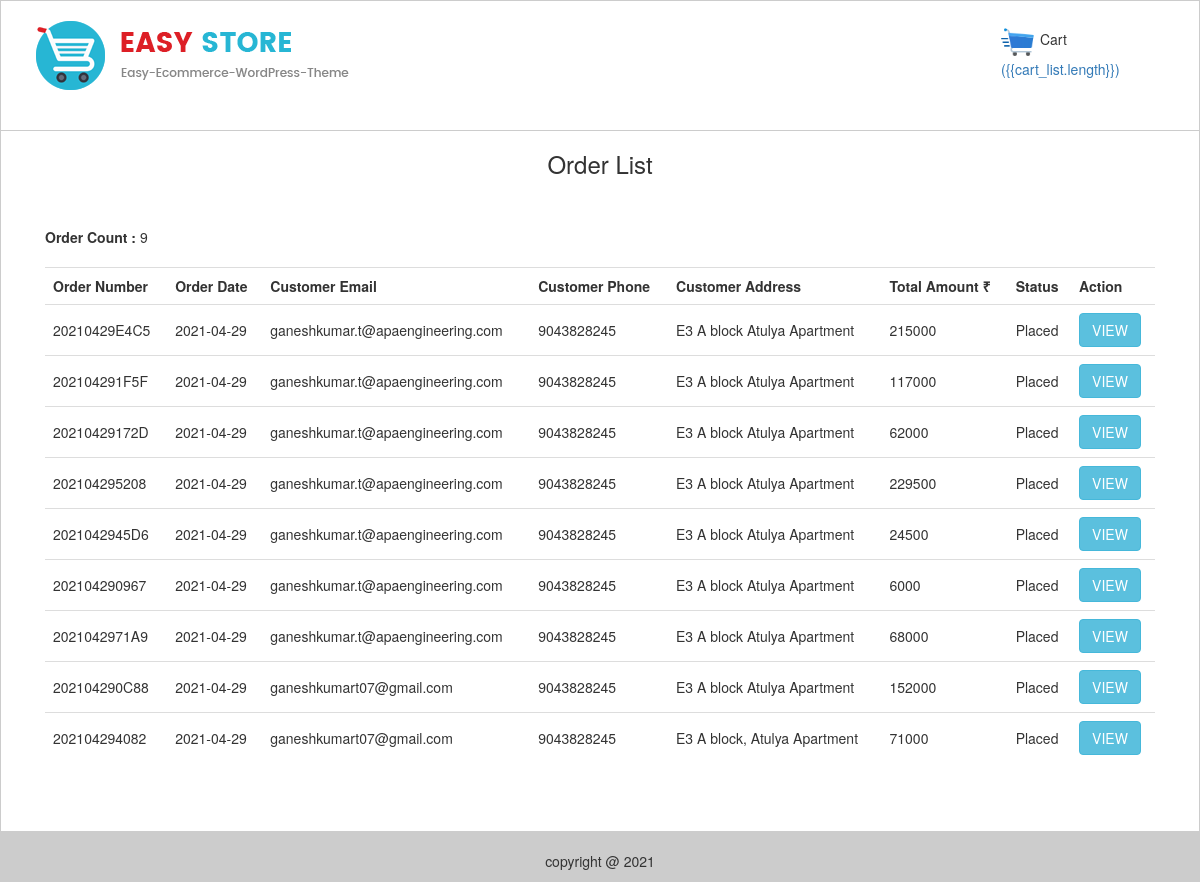
The app's page /ProductDetails/order_list with its own data.
### tables this page shows
CREATE TABLE `order_details` (
  `id` int(11) NOT NULL AUTO_INCREMENT,
  `order_number` varchar(15) DEFAULT NULL,
  `email` varchar(100) DEFAULT NULL,
  `sessionid` varchar(100) DEFAULT NULL,
  `phone` varchar(15) DEFAULT NULL,
  `status` varchar(15) DEFAULT NULL,
  `totalPrice` varchar(45) DEFAULT NULL,
  `userid` int(11) DEFAULT NULL,
  `address` varchar(300) DEFAULT NULL,
  PRIMARY KEY (`id`)
);

CREATE TABLE `customer_details` (
  `id` int(11) NOT NULL AUTO_INCREMENT,
  `name` varchar(65) DEFAULT NULL,
  `email` varchar(100) DEFAULT NULL,
  `phone` varchar(15) DEFAULT NULL,
  `address` varchar(300) DEFAULT NULL,
  `created_date` date DEFAULT NULL,
  PRIMARY KEY (`id`)
);

### application/controllers/ProductDetails.php (called while the page is built, shortened)
<?php
class ProductDetails extends CI_Controller {
	public function __construct(){
		$this->load->model('ProductDetails_Model');
	}
	public function order_list(){
		$data['get_order_details']=$this->ProductDetails_Model->get_order_details();
		$this->load->view('order_list_view',$data);
	}
}

### index.php (called while the page is built, shortened)
<?php
require_once BASEPATH.'core/CodeIgniter.php';

### application/models/ProductDetails_Model.php (called while the page is built, shortened)
<?php
class ProductDetails_Model extends CI_Model
{
	public function get_order_details(){
		$order_details=$this->db->from('order_details A')->join('customer_details B','A.userid=B.id','inner')->get()->result_array();
		return $order_details;
	}
}
?>

### application/views/order_list_view.php (the view, shortened to what this page needs)
<!DOCTYPE html>
<html ng-app="postApp">
<head>
  <link rel="stylesheet" href="https://maxcdn.bootstrapcdn.com/bootstrap/3.4.1/css/bootstrap.min.css">
</head>
<body ng-controller="postController" ng-cloak>
<?php include "header.php";?>
<div class="container">
	<div class="col-md-12">
		<div class="list">
			<div><center><h3>Order List</h3></center></div>
			<br>
			<br>
			<span><b>Order Count : </b> <?php echo count($get_order_details);?></span>
			<br><br>
			<table class="table table-responsive">
				<tr>
					<th>Order Number</th>
					<th>Order Date</th>
					<th>Customer Email</th>
					<th>Customer Phone</th>
					<th>Customer Address</th>
					<th>Total Amount &#x20b9;</th>
					<th>Status</th>
					<th>Action</th>
				</tr>
				<?php foreach ($get_order_details as $key => $value) {?>
				<tr>
					<td><?php echo $value['order_number'];?></td>
					<td><?php echo $value['created_date'];?></td>
					<td><?php echo $value['email'];?></td>
					<td><?php echo $value['phone'];?></td>
					<td><?php echo $value['address'];?></td>
					<td><?php echo $value['totalPrice'];?></td>
					<td><?php echo $value['status'];?></td>
					<td><button class="btn btn-info" ng-click="display_order('<?php echo $value['order_number'];?>')" data-toggle="modal" data-target="#Pnopopup">VIEW</button></td>
				</tr>
				<?php }?>
			</table>
		</div>
	</div>
</div>
<?php include "footer.php";?>
</body>
</html>

### application/views/header.php (shortened to what this page needs)
<div class="col-md-12 header" >
      <div class="col-md-6" >
        <a href="<?php echo base_url();?>"><img src="<?php echo base_url();?>assets/img/logo.png" alt="logo"></a>
        <br>
        <br>
      </div>
      <div class="col-md-2 col-md-offset-4" style="float:right;" ng-show="cart_page!=undefined && cart_page!='cart'">
        <img src="<?php echo base_url();?>assets/img/cart.png" alt="cart" style="width:35px">
          <span style="line-height:2.6em">Cart </span><a href="<?php echo base_url();?>cart-checkout"><span ng-show="cart_list!=undefing && cart_list.length>0">({{cart_list.length}})</span></a>
      </div>
</div>

### application/views/footer.php
<div class="footer">
	<center>copyright @ <?php echo date('Y');?></center>
</div>

### application/views/order_list_view.php (style rules this page uses)
body { width:1200px; margin:auto; border:1px solid #ccc }
.header { border-bottom:1px solid #ccc; padding: 20px; }
.container { min-height:700px; border-top:1px; }
.footer { height:50px; padding: 20px; background-color:#ccc; }
.table > tbody > tr > td { vertical-align: middle; }

### records on screen
order_details: order_number "20210429E4C5", customer_details.created_date "2021-04-29", customer_details.email "ganeshkumar.t@apaengineering.com", customer_details.phone "9043828245", customer_details.address "E3 A block Atulya Apartment", totalPrice "215000", status "Placed"
order_details: order_number "202104291F5F", customer_details.created_date "2021-04-29", customer_details.email "ganeshkumar.t@apaengineering.com", customer_details.phone "9043828245", customer_details.address "E3 A block Atulya Apartment", totalPrice "117000", status "Placed"
order_details: order_number "20210429172D", customer_details.created_date "2021-04-29", customer_details.email "ganeshkumar.t@apaengineering.com", customer_details.phone "9043828245", customer_details.address "E3 A block Atulya Apartment", totalPrice "62000", status "Placed"
order_details: order_number "202104295208", customer_details.created_date "2021-04-29", customer_details.email "ganeshkumar.t@apaengineering.com", customer_details.phone "9043828245", customer_details.address "E3 A block Atulya Apartment", totalPrice "229500", status "Placed"
order_details: order_number "2021042945D6", customer_details.created_date "2021-04-29", customer_details.email "ganeshkumar.t@apaengineering.com", customer_details.phone "9043828245", customer_details.address "E3 A block Atulya Apartment", totalPrice "24500", status "Placed"
order_details: order_number "202104290967", customer_details.created_date "2021-04-29", customer_details.email "ganeshkumar.t@apaengineering.com", customer_details.phone "9043828245", customer_details.address "E3 A block Atulya Apartment", totalPrice "6000", status "Placed"
order_details: order_number "2021042971A9", customer_details.created_date "2021-04-29", customer_details.email "ganeshkumar.t@apaengineering.com", customer_details.phone "9043828245", customer_details.address "E3 A block Atulya Apartment", totalPrice "68000", status "Placed"
order_details: order_number "202104290C88", customer_details.created_date "2021-04-29", customer_details.email "ganeshkumart07@gmail.com", customer_details.phone "9043828245", customer_details.address "E3 A block Atulya Apartment", totalPrice "152000", status "Placed"
order_details: order_number "202104294082", customer_details.created_date "2021-04-29", customer_details.email "ganeshkumart07@gmail.com", customer_details.phone "9043828245", customer_details.address "E3 A block, Atulya Apartment", totalPrice "71000", status "Placed"

### other values on screen
count($get_order_details) "9"
